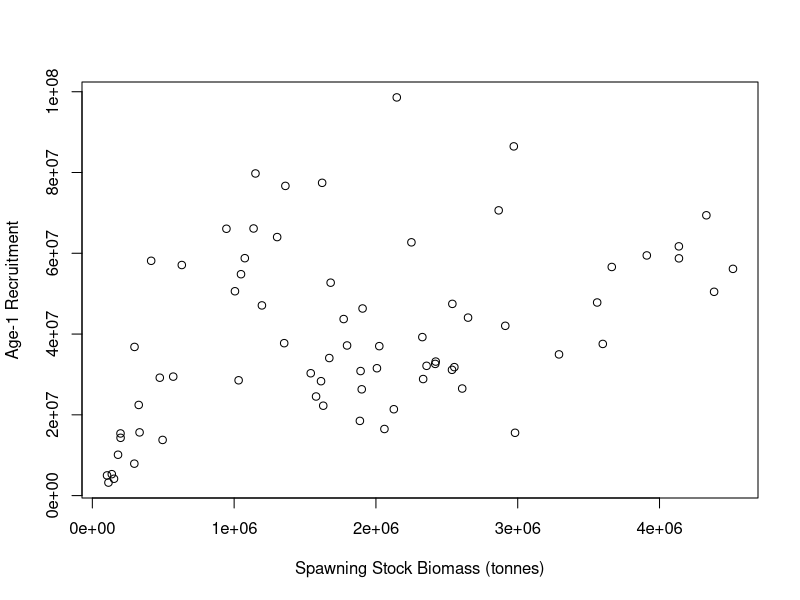
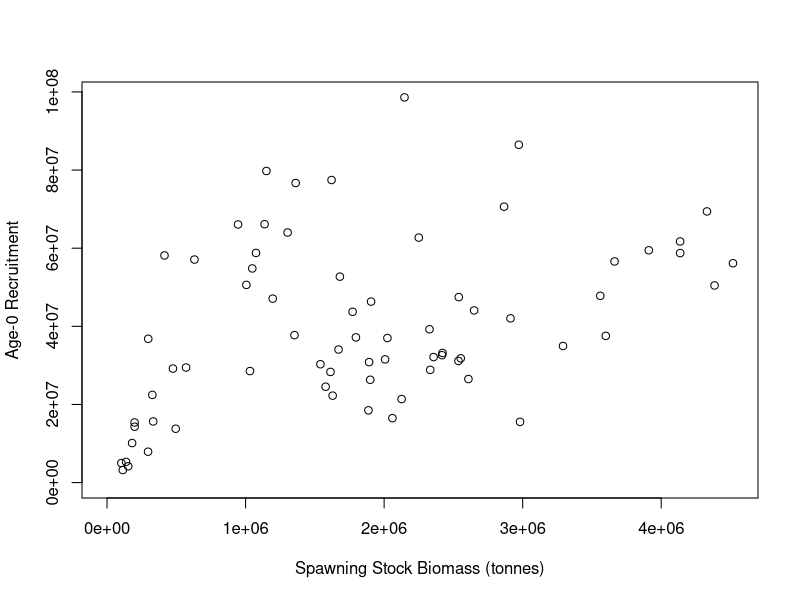
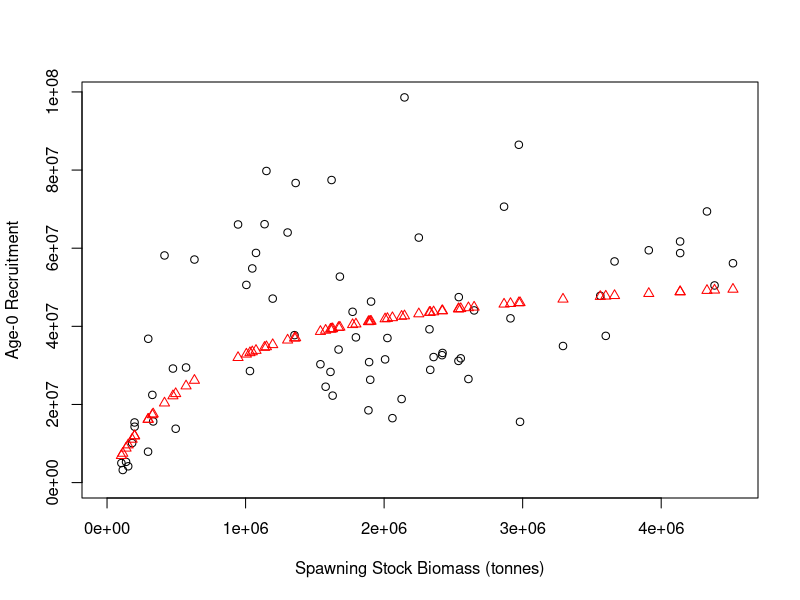
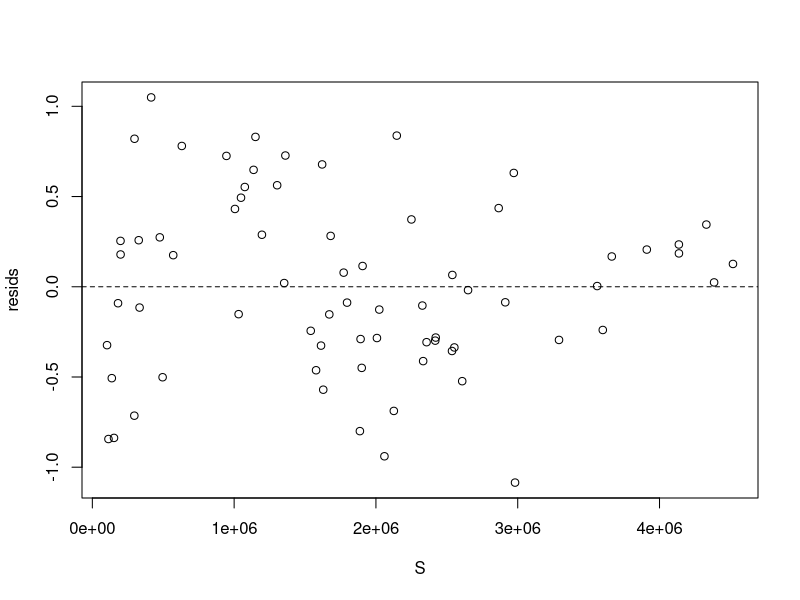
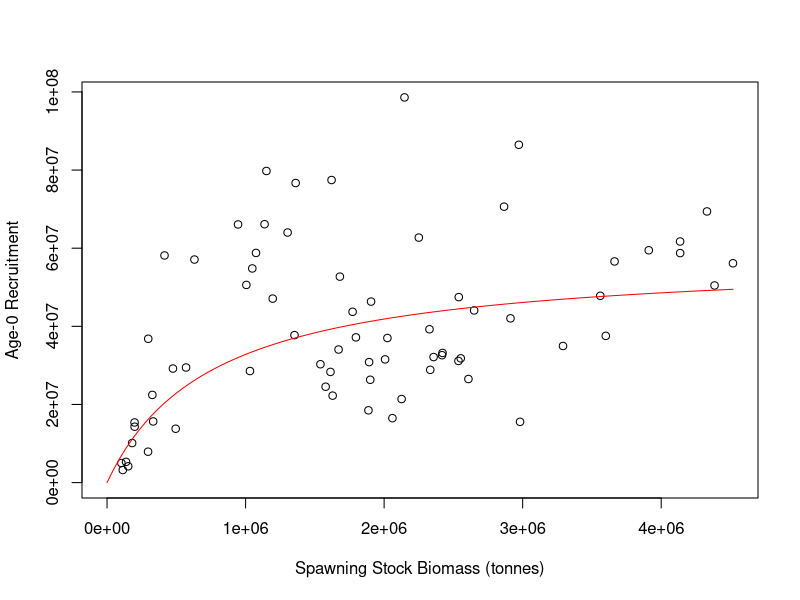
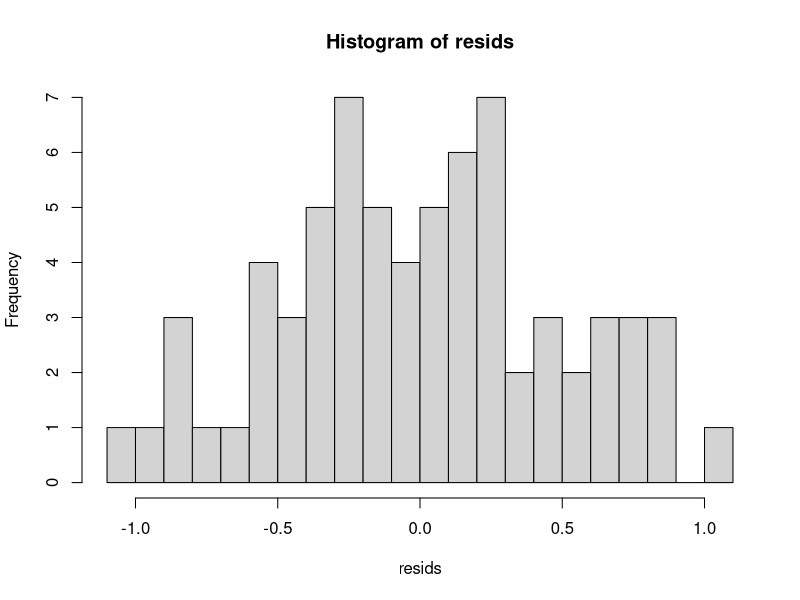
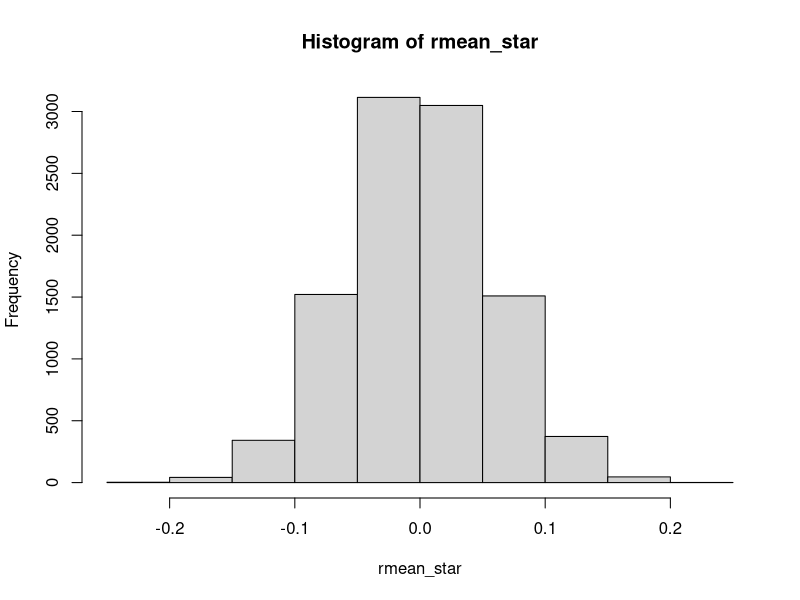
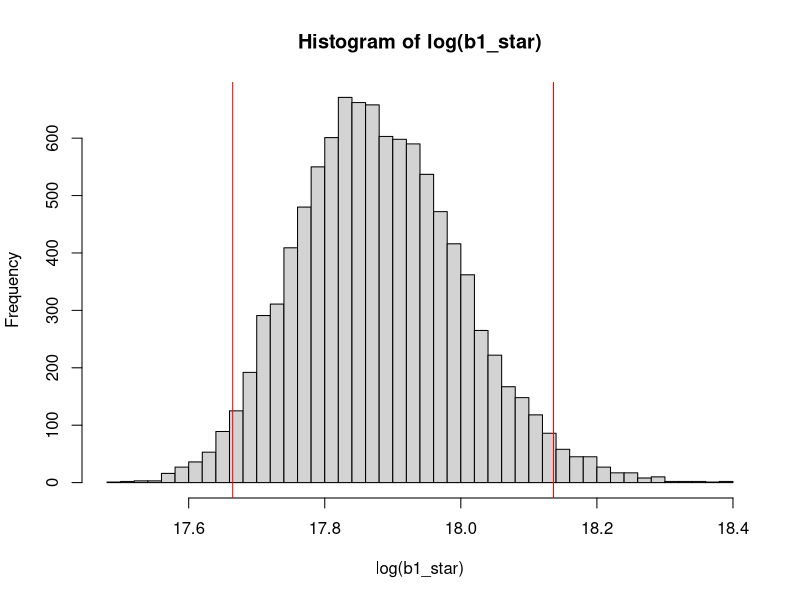

Here is the R script that generated these plots, in order:
# Fitting Models to Data in R

# Colin Millar, modified from Iago Mosqueira and Ernesto Jardim

# This script shows the steps followed to fit a stock-recruitment model to
# in the file 'north_sea_herring_SR.csv'


#==============================================================================
# Load and explore data
#==============================================================================

# load data from comma-separated file to data.frame
herring <- read.csv(file = 'north_sea_herring_SR.csv', header = TRUE)

# take a look at what we have
head(herring) # this looks at the first 6 rows
str(herring) # this lets us inspect what the columns contain

# lets rename some columns because I am lazy and want the code to be
# readable and easier to type
names(herring)
names(herring) <- c("yc", "ssb", "rec")
head(herring)

# to access the diffrent columns use '$' i.e to see the SSB values:
herring$ssb
# and to see observed recruitment
herring$rec

# initial plot of SSB vs. recruits
plot(rec ~ ssb,
     data = herring, # look in herring for x and y values
     xlab = 'Spawning Stock Biomass (tonnes)',
     ylab = 'Age-1 Recruitment')


# probably better to set x and y limits to start at zero
plot(rec ~ ssb,
     data = herring, # look in herring for x and y values
     xlim = c(0, max(ssb)), # set x limits
     ylim = c(0, max(rec)), # set y limits
     xlab = 'Spawning Stock Biomass (tonnes)',
     ylab = 'Age-0 Recruitment')


###############################################################################
# We are now going to demonstrate the same techniques employed in the spreadsheet
# solution to the assignment
###############################################################################

#==============================================================================
# Beverton and holt recruitmet model R=b1*S/(b2+S)
#==============================================================================


#------------------------------------------------------------------------------
# (1) Calculate predicted R for each year
# Rpred = b1 * S / (b2 + S)
#------------------------------------------------------------------------------

# starting values for b1 and b2
a <- 1
b <- 1

# set up the other variables (i.e. S)
S <- herring$ssb

Rpred <- a * S / (b + S)

#------------------------------------------------------------------------------
# (2) Calculate log residuals, Ln(obs/pred)
#------------------------------------------------------------------------------

# assign observed recruitment
Robs <- herring$rec

resids <- log(Robs / Rpred) # = log(Robs) - log(Rpred)

# note that in R, log is the natural log:
?log # see the help file for the log function
log(exp(1))
log(exp(10))

#------------------------------------------------------------------------------
# (3) Calculate sum of squared residuals
#------------------------------------------------------------------------------

?sum # see the help file for sum
ssq_resids <- sum(resids^2)

#------------------------------------------------------------------------------
# (4) Minimize sum-of-squares with solver by adjusting a and b
#------------------------------------------------------------------------------

# to do this, we need to set up a function that takes
# a and b as input, and returns the sums of squared residuals

# in R a function is a collection of steps: i.e.
add <- function(b1, b2) {
  b1 + b2
}
add(1, 2)
# 3

# the sums of squares function is collection of the previous 3 steps:
ssq <- function(a, b) {
  # 1. Calculate predicted R for each year
  Rpred <- a * S / (b + S)
  # 2. Calculate log residuals, Ln(obs/pred)
  resids <- log(Robs / Rpred)
  # 3. Calculate sum of squared residuals
  ssq_resids <- sum(resids^2)

  # return
  ssq_resids
}

# lets test this out:
ssq(a, b)
ssq(1, 1)
ssq(2, 1)

# now we need to search over lots of values for b1 and b2 to
# find the minimum.
# There are lots of ways to do this, we will first look at the optim function.
# the help file for optim is:
?optim

ssq_optim <- function(par) {
  a <- par[1]
  b <- par[2]

  ssq(a, b)
}

# use c to combine the starting values into a vector
?c
par0 <- c(1, 1)

# lets test the new ssq funciton
ssq_optim(par0)

# lets run it..
opt <- optim(par0, ssq_optim)

opt

# it didn't do so well....  lets try with different starting values:
opt <- optim(c(32000000, 300), ssq_optim)

opt

# better now :)

#------------------------------------------------------------------------------
# (5) Plot observed and predicted R
#------------------------------------------------------------------------------

# get the parameter estimates from the optimisation
a <- opt$par[1]
b <- opt$par[2]

# predict recruitment
Rpred <- a * S / (b + S)

# plot
plot(Robs ~ S,
     xlim = c(0, max(S)), # set x limits
     ylim = c(0, max(Robs)), # set y limits
     xlab = 'Spawning Stock Biomass (tonnes)',
     ylab = 'Age-0 Recruitment')

# add predictions to the plot
points(Rpred ~ S, col = "red", pch = 2)


#------------------------------------------------------------------------------
# (6) Plot residuals
#------------------------------------------------------------------------------

# calculate residuals
resids <- log(Robs / Rpred)

# plot them
plot(resids ~ S)
# add in a reference line
abline(h = 0, lty = 2)





















###############################################################################
# We are now going to demonstrate the same solution, but taking advantage of
# the tools provided by a programming / scripting language
###############################################################################

#==============================================================================
# Beverton and holt recruitmet model R=b1*S/(b2+S)
#==============================================================================

#------------------------------------------------------------------------------
# (1) Calculate predicted R for each year
# Rpred = b1 * S / (b2 + S)
#------------------------------------------------------------------------------

# this time we will write a function to do this called bevholt
#  to be safe we will also pass in S
#  this way we know for sure wha values of S are being used

bevholt <- function(b, S) {
  b[1] * S / (b[2] + S)
}

# compute R at the starting values for b1 and b2
Rpred <- bevholt(c(1, 1), S = herring$ssb)

# lets jump to step 4 ...

#------------------------------------------------------------------------------
# (4) Minimize sum-of-squares with solver by adjusting b1 and b2
#------------------------------------------------------------------------------

# now lets modify the ssq function to accept S and Robs,
# and use the function bevholt

# the sums of squares function is collection of the previous 3 steps:
ssq <- function(b, S, Robs) {
  # 1. Calculate predicted R for each year
  Rpred <- bevholt(b, S)
  # 2. Calculate log residuals, Ln(obs/pred)
  resids <- log(Robs / Rpred)
  # 3. Calculate sum of squared residuals
  ssq_resids <- sum(resids^2)

  # return
  ssq_resids
}

# lets test this out:
ssq(c(a, b), herring$ssb, herring$rec) # what to you notice this time?
ssq(c(1, 1), herring$ssb, herring$rec)
ssq(c(2, 2), herring$ssb, herring$rec)

# now we need to search over lots of values for b1 and b2 to
# find the minimum.

ssq_optim <- function(par, S, Robs) {
  b <- exp(par)

  ssq(b, S, Robs)
}

# use c to combine the starting values into a vector
par0 <- log(c(1, 1))

# lets test the new ssq funciton
ssq_optim(par0, S = herring$ssb, Robs = herring$rec)

# lets run it..
opt <- optim(par0, ssq_optim, S = herring$ssb, Robs = herring$rec)

opt

# the fit is not quite there yet, so lets try better starting values.
# this highlights the presence of multiple 'local' minima
par0 <- c(20, 5)
opt <- optim(par0, ssq_optim, S = herring$ssb, Robs = herring$rec)

opt


#------------------------------------------------------------------------------
# (5) Plot observed and predicted R
#------------------------------------------------------------------------------

# predict recruitment over the full S range
Spred <- seq(0, max(herring$ssb), length.out = 100)
Rpred <- bevholt(exp(opt$par), S = Spred)

# plot
plot(rec ~ ssb,
     data = herring, # pass in data this time
     xlim = c(0, max(S)), # set x limits
     ylim = c(0, max(Robs)), # set y limits
     xlab = 'Spawning Stock Biomass (tonnes)',
     ylab = 'Age-0 Recruitment')

# add predictions to the plot as a line
lines(Rpred ~ Spred, col = "red", pch = 2)















###############################################################################
# The following is to demonstrate a techniques for calculating confidence
# intervals - this is not part of the course and purely for demonstation
# purposes
###############################################################################

# Bootstrapping is so called because it is like you are acheieving something
# from nothing.
#
# but in fact it is taking advantage of the fact that your samle of data
# contains information about how it varies...
#
# this can be seen from the residuals:

# lets run the fit again
fit <- optim(par0, ssq_optim, S = herring$ssb, Robs = herring$rec)

# and calculate the residuals
Rpred <- bevholt(exp(fit$par), herring$ssb)
resids <- log( herring$rec / Rpred)

# and plot a histogram
hist(resids, nclass = 20)

# the mean of the residuals is:
mean(resids)

# but is there not error in this?

# resample from this as if the resuduals are random and reclaculate the mean
r_star <- sample(resids,  replace = TRUE)
mean(r_star)

# do it again
r_star <- sample(resids, replace = TRUE)
mean(r_star)

# do it lots of times!
rmean_star <-
  replicate(10000, {
    r_star <- sample(resids, replace = TRUE)
    mean(r_star)
  })

hist(rmean_star)

#------------------------------------------------------------------------------
# so we are able to access the error inherent in the model fit?
#
# And we can propagate this through to the parameter estimates?
#------------------------------------------------------------------------------

# resample from the residuals as if the resuduals are random and reestimate the
# parameters
r_star <- sample(resids, replace = TRUE)
opt <- optim(par0, ssq_optim, S = herring$ssb, Robs = Rpred * exp(r_star))
opt$par

# do it again
r_star <- sample(resids, replace = TRUE)
opt <- optim(par0, ssq_optim, S = herring$ssb, Robs = Rpred * exp(r_star))
opt$par


# do it lots of times!
par_star <-
  replicate(10000, {
    r_star <- sample(resids, replace = TRUE)
    opt <- optim(par0, ssq_optim, S = herring$ssb, Robs = Rpred * exp(r_star),
                 method = "BFGS")
    opt$par
  })

# separate b1 and b2 bootstrap simulations for ease of inspection
b1_star <- exp(par_star[1,])
b2_star <- exp(par_star[2,])

# plot histograms of simulations
hist(log(b1_star), nclass = 50)
# add confidence intervals
abline(v = quantile(log(b1_star), c(0.025, 0.975)), col = "red")
quantile(b1_star, c(0.025, 0.975))

# what does the 2D bootstrap simulation look like?
plot(log(b1_star), log(b2_star), pch = ".", col = grey(.5, alpha = 0.5))

# a colourful 2d densty plot
image(MASS::kde2d(log(b1_star), log(b2_star), n = 400),
      xlab = "log b1", ylab = "log b2",
      xlim = quantile(log(b1_star), c(0.025, 0.975)),
      ylim = quantile(log(b2_star), c(0.025, 0.975)),
      main = "bootstraped uncertainty in parameter estimates")
# plot the least squares estimate
points(fit$par[1], fit$par[2], pch = 16, col = "blue")



# plot
# predict recruitment over the full S range
Spred <- seq(0, max(herring$ssb), length.out = 100)
Rpred <- apply(par_star, 2, function(x) bevholt(exp(x), S = Spred))

# plot a few curves to see the uncertainty in the relationship
matplot(Spred, Rpred[, sample(1:ncol(Rpred), 100)], type = "l", lty = 1, col = grey(0.5, alpha = 0.5),
        xlim = c(0, max(S)), # set x limits
        ylim = c(0, max(Robs)), # set y limits
        xlab = 'Spawning Stock Biomass (tonnes)',
        ylab = 'Age-0 Recruitment',
        main = "boostraped error in stock recruitment relationship")
# add the data
points(herring$ssb, herring$rec, type = "b", pch = 16, col = "red")
